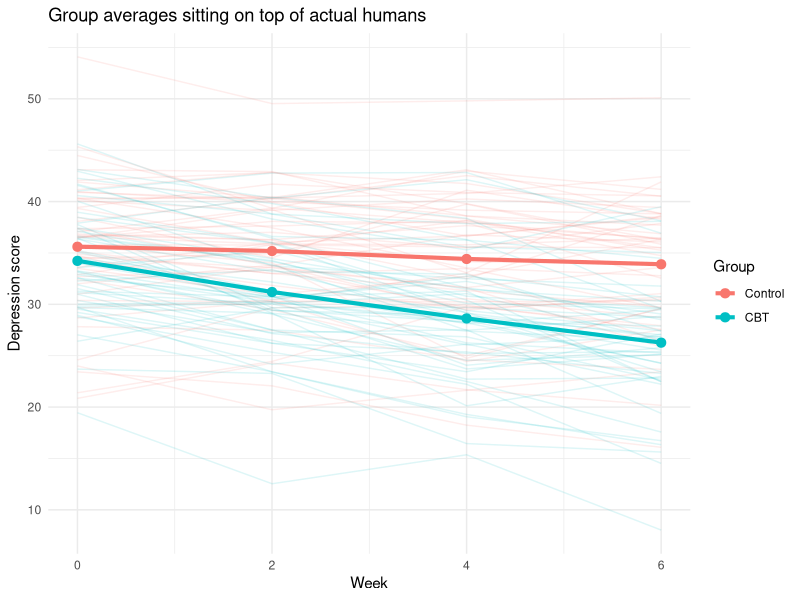
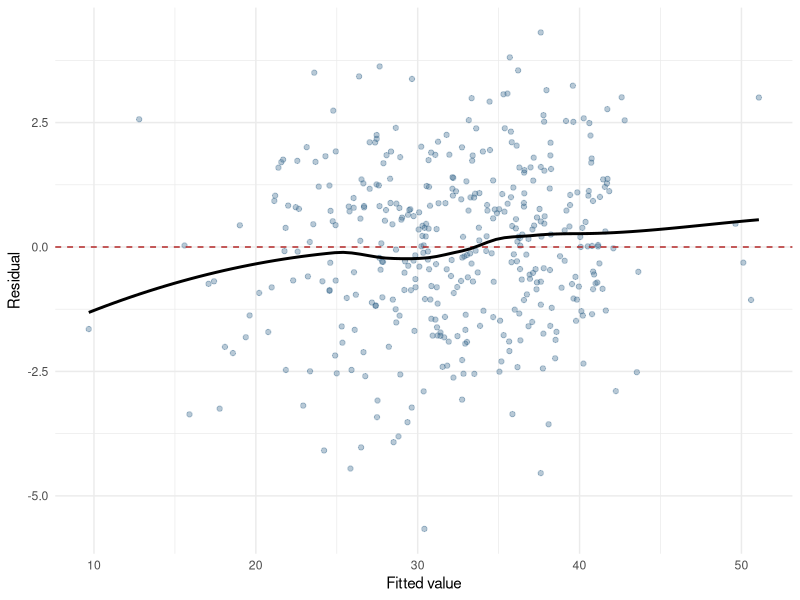

The R source for these figures, in order:
## ---- chunk 1
knitr::opts_chunk$set(
  echo = TRUE,
  message = FALSE,
  warning = FALSE,
  fig.width = 5.5,
  fig.height = 3.6,
  fig.align = "center",
  fig.pos = "H",
  results = "hold"
)
## ---- chunk 2
set.seed(3436)

n_per_group <- 50
people <- data.frame(
  participant = factor(seq_len(2 * n_per_group)),
  group = factor(
    rep(c("Control", "CBT"), each = n_per_group),
    levels = c("Control", "CBT")
  ),
  person_intercept = rnorm(2 * n_per_group, 0, 5.0),
  person_slope = rnorm(2 * n_per_group, 0, 0.45)
)

mixed_data <- merge(
  people,
  data.frame(week = c(0, 2, 4, 6)),
  by = NULL
)

mixed_data <- mixed_data[order(mixed_data$participant,
                               mixed_data$week), ]

mixed_data$depression <-
  35 +
  mixed_data$person_intercept +
  (-0.20 * mixed_data$week) +
  ifelse(mixed_data$group == "CBT",
         -1.20 * mixed_data$week, 0) +
  mixed_data$person_slope * mixed_data$week +
  rnorm(nrow(mixed_data), 0, 2.0)

mixed_data$occasion <- factor(
  mixed_data$week,
  levels = c(0, 2, 4, 6),
  labels = c("Baseline", "Week 2", "Week 4", "Week 6")
)
## ---- chunk 3
library(ggplot2)

ggplot(
  mixed_data,
  aes(x = week, y = depression, group = participant, color = group)
) +
  geom_line(alpha = 0.13) +
  stat_summary(
    aes(group = group), fun = mean, geom = "line",
    linewidth = 1.4
  ) +
  stat_summary(
    aes(group = group), fun = mean, geom = "point",
    size = 2.8
  ) +
  scale_x_continuous(breaks = c(0, 2, 4, 6)) +
  labs(
    x = "Week",
    y = "Depression score",
    color = "Group",
    title = "Group averages sitting on top of actual humans"
  ) +
  theme_minimal(base_size = 11)
## ---- chunk 4
ordinary_model <- lm(depression ~ week * group, data = mixed_data)
## ---- chunk 5
random_intercept_model <- glmmTMB::glmmTMB(
  depression ~ week * group + (1 | participant),
  data = mixed_data,
  REML = TRUE
)

summary(random_intercept_model)
## ---- chunk 6
random_slope_model <- glmmTMB::glmmTMB(
  depression ~ week * group + (1 + week | participant),
  data = mixed_data,
  REML = TRUE
)

summary(random_slope_model)
## ---- chunk 7
fixed_effects <- summary(random_slope_model)$coefficients$cond
round(fixed_effects, 3)
## ---- chunk 8
reduced_ml <- glmmTMB::glmmTMB(
  depression ~ week + group + (1 + week | participant),
  data = mixed_data,
  REML = FALSE
)

full_ml <- glmmTMB::glmmTMB(
  depression ~ week * group + (1 + week | participant),
  data = mixed_data,
  REML = FALSE
)

anova(reduced_ml, full_ml)
## ---- chunk 9
group_slopes <- emmeans::emtrends(
  random_slope_model,
  specs = ~ group,
  var = "week"
)

group_slopes
pairs(group_slopes)
## ---- chunk 10
estimated_means <- emmeans::emmeans(
  random_slope_model,
  specs = ~ group | week,
  at = list(week = c(0, 2, 4, 6))
)

estimated_means
## ---- chunk 11
categorical_time_model <- glmmTMB::glmmTMB(
  depression ~ occasion * group + (1 + week | participant),
  data = mixed_data,
  REML = TRUE
)

summary(categorical_time_model)$coefficients$cond
## ---- chunk 12
diagnostic_data <- data.frame(
  fitted = fitted(random_slope_model),
  residual = resid(random_slope_model)
)

ggplot(diagnostic_data, aes(x = fitted, y = residual)) +
  geom_point(alpha = 0.35, color = "steelblue4") +
  geom_hline(yintercept = 0, linetype = 2, color = "firebrick") +
  geom_smooth(method = "loess", se = FALSE, color = "black") +
  labs(x = "Fitted value", y = "Residual") +
  theme_minimal(base_size = 11)
